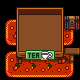

The image is a tile-based game level rendered from a .tmx file. Its description and complete source (layers, tilesets, objects, tile grids) follow:
An orthogonal 5x5 tile map with 16x16 px tiles, 7 tile layers (Back, Back5, Buildings, Buildings1, ...), 4 tilesets.

<map version="1.10" tiledversion="1.10.2" orientation="orthogonal" renderorder="right-down" compressionlevel="0" width="5" height="5" tilewidth="16" tileheight="16" infinite="0" nextlayerid="21" nextobjectid="59">
 <properties>
  <property name="AllowGiantCrops" value="T" />
  <property name="CanBuildHere" value="T" />
  <property name="EnableGrassSpread" value="T" />
  <property name="Fall_Objects" value="T" />
  <property name="FarmFishLocationOverride" value="Mountain 0.5" />
  <property name="ForceAllowTreePlanting" value="T" />
  <property name="IsFarm" value="T" />
  <property name="LocationContext" value="Default" />
  <property name="LooserBuildRestrictions" value="T" />
  <property name="Outdoors" value="T" />
  <property name="Spring_Objects" value="T" />
  <property name="Summer_Objects" value="T" />
  <property name="Winter_Objects" value="T" />
 </properties>
 <tileset firstgid="1" name="Festivals" tilewidth="16" tileheight="16" tilecount="1024" columns="32">
  <image source="Festivals.png" width="512" height="512" />
 </tileset>
 <tileset firstgid="1025" name="tea" tilewidth="16" tileheight="16" tilecount="3" columns="3">
  <image source="tea.png" width="48" height="18" />
 </tileset>
 <tileset firstgid="1028" name="Craftables" tilewidth="16" tileheight="16" tilecount="736" columns="8">
  <image source="Craftables.png" width="128" height="1472" />
 </tileset>
 <tileset firstgid="1764" name="furniture" tilewidth="16" tileheight="16" tilecount="2976" columns="32">
  <image source="furniture.png" width="512" height="1488" />
 </tileset>
 <layer id="1" name="Back" width="5" height="5">
  <data encoding="csv">
0,0,0,0,0,
0,0,0,0,0,
0,0,0,0,0,
0,0,0,0,0,
0,0,0,0,0
</data>
 </layer>
 <layer id="19" name="Back5" width="5" height="5">
  <data encoding="csv">
0,0,0,0,0,
3673,3674,3674,3674,3675,
3705,3706,3706,3706,3707,
3673,3674,3674,3674,3675,
3705,3706,3706,3706,3707
</data>
 </layer>
 <layer id="2" name="Buildings" width="5" height="5">
  <data encoding="csv">
0,0,0,0,0,
0,286,287,288,1294,
0,318,319,320,0,
0,350,351,352,1105,
0,0,0,0,0
</data>
 </layer>
 <layer id="20" name="Buildings1" width="5" height="5">
  <data encoding="csv">
0,0,0,0,0,
0,0,0,0,0,
0,0,0,0,0,
0,1025,1026,1027,0,
0,0,0,0,0
</data>
 </layer>
 <layer id="3" name="Front" width="5" height="5">
  <data encoding="csv">
0,254,255,256,0,
0,0,0,0,0,
0,0,0,0,0,
0,0,0,0,0,
0,0,0,0,0
</data>
 </layer>
 <layer id="4" name="AlwaysFront" width="5" height="5">
  <data encoding="csv">
0,0,0,0,0,
0,0,0,0,0,
0,0,0,0,0,
0,0,0,0,0,
0,0,0,0,0
</data>
 </layer>
 <layer id="5" name="Paths" width="5" height="5">
  <data encoding="csv">
0,0,0,0,0,
0,0,0,0,0,
0,0,0,0,0,
0,0,0,0,0,
0,0,0,0,0
</data>
 </layer>
 <objectgroup id="6" name="Back" />
 <objectgroup id="7" name="Buildings" />
 <objectgroup id="8" name="Front" />
 <objectgroup id="9" name="AlwaysFront" />
 <objectgroup id="10" name="Paths" />
</map>
